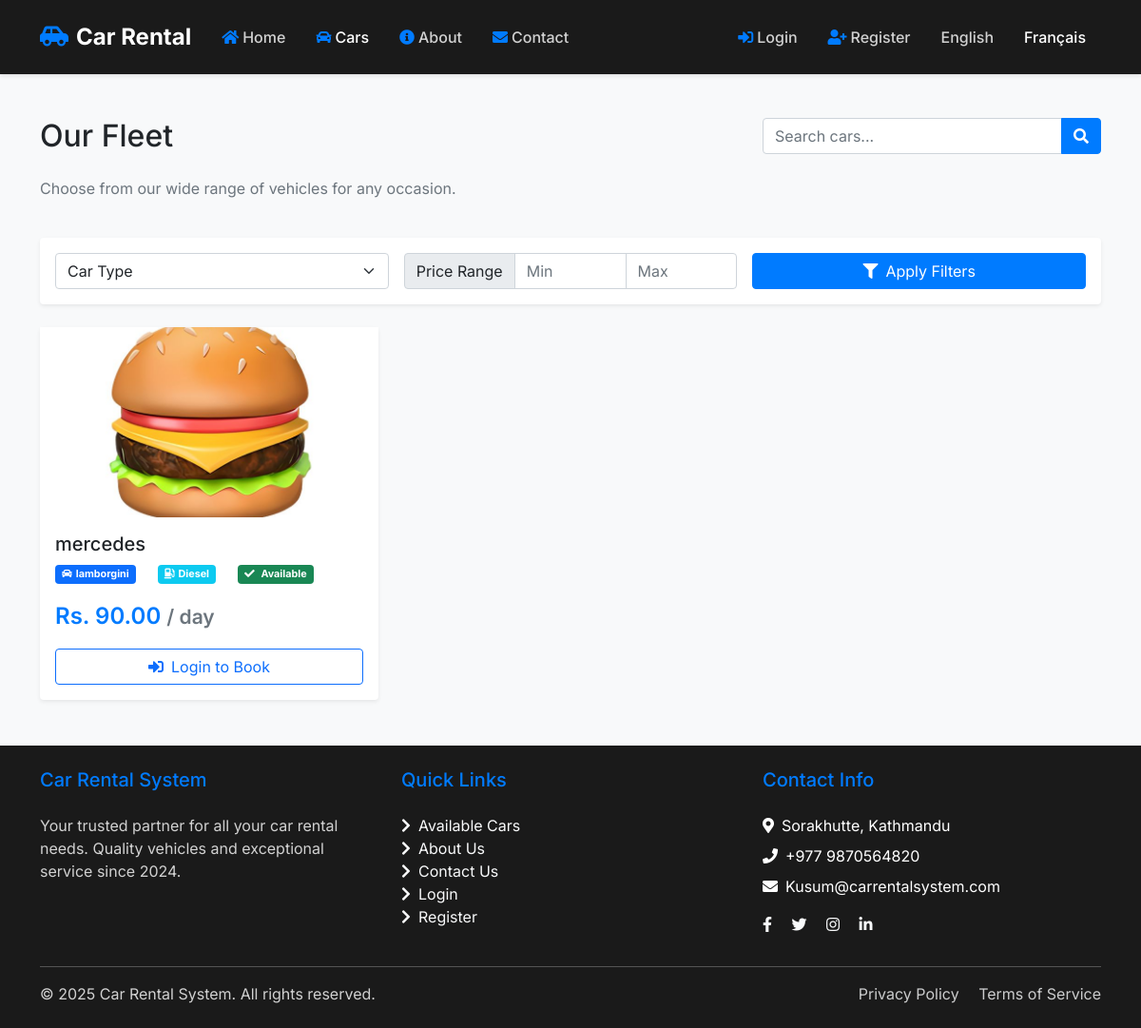
The app's page /cars.php with its own data.
### tables this page shows
CREATE TABLE `cars` (
  `car_id` int(11) NOT NULL,
  `car_name` varchar(100) NOT NULL,
  `car_type` varchar(50) NOT NULL,
  `car_image` varchar(255) NOT NULL,
  `price` decimal(10,2) NOT NULL,
  `car_availability` enum('yes','no') NOT NULL DEFAULT 'yes',
  `fuel_type` varchar(50) NOT NULL
);

### includes/auth.php (called while the page is built, shortened)
<?php
function is_logged_in()
{
    return isset($_SESSION['logged_in']) && $_SESSION['logged_in'] === true;
}
function is_user_logged_in()
{
    return is_logged_in() && isset($_SESSION['role']) && $_SESSION['role'] === 'user';
}
?>

### cars.php (the view, shortened to what this page needs)
<?php
require_once 'includes/auth.php';
$conn = Connect();
$sql = "SELECT * FROM cars ORDER BY car_name";
$result = $conn->query($sql);
?>
<!DOCTYPE html>
<html lang="en">
<head>
    <?php include 'includes/header.php'; ?>
</head>
<body class="bg-light">
    <?php include 'includes/navigation.php'; ?>
    <div class="container py-5">
        <div class="row mb-4">
            <div class="col-md-8">
                <h2 class="mb-4">Our Fleet</h2>
                <p class="text-muted">Choose from our wide range of vehicles for any occasion.</p>
            </div>
            <div class="col-md-4">
                <div class="input-group">
                    <input type="text" class="form-control" id="searchCar" placeholder="Search cars...">
                    <button class="btn btn-primary" type="button">
                        <i class="fas fa-search"></i>
                    </button>
                </div>
            </div>
        </div>
        <div class="row mb-4">
            <div class="col-12">
                <div class="card shadow-sm">
                    <div class="card-body">
                        <div class="row g-3">
                            <div class="col-md-4">
                                <select class="form-select" id="carType">
                                    <option value="">Car Type</option>
                                </select>
                            </div>
                            <div class="col-md-4">
                                <div class="input-group">
                                    <span class="input-group-text">Price Range</span>
                                    <input type="number" class="form-control" id="minPrice" placeholder="Min">
                                    <input type="number" class="form-control" id="maxPrice" placeholder="Max">
                                </div>
                            </div>
                            <div class="col-md-4">
                                <button class="btn btn-primary w-100" id="applyFilters">
                                    <i class="fas fa-filter me-2"></i>Apply Filters
                                </button>
                            </div>
                        </div>
                    </div>
                </div>
            </div>
        </div>
        <div class="row row-cols-1 row-cols-md-3 g-4">
            <?php if ($result && $result->num_rows > 0): ?>
                <?php while($car = $result->fetch_assoc()): ?>
                    <div class="col">
                        <div class="card h-100 shadow-sm">
                            <?php if (!empty($car['car_image'])): ?>
                                <img src="<?php echo htmlspecialchars($car['car_image']); ?>"
                                     class="car-img-top"
                                     alt="<?php echo htmlspecialchars($car['car_name']); ?>">
                            <?php else: ?>
                                <img src="assets/img/cars/default.jpg"
                                     class="car-img-top"
                                     alt="Default car image">
                            <?php endif; ?>
                            <div class="card-body">
                                <h5 class="card-title"><?php echo htmlspecialchars($car['car_name']); ?></h5>
                                <div class="car-features mb-3">
                                    <span class="badge bg-primary me-2">
                                        <i class="fas fa-car me-1"></i><?php echo htmlspecialchars($car['car_type']); ?>
                                    </span>
                                    <span class="badge bg-info me-2">
                                        <i class="fas fa-gas-pump me-1"></i><?php echo htmlspecialchars($car['fuel_type'] ?? 'Petrol'); ?>
                                    </span>
                                    <span class="badge bg-<?php echo $car['car_availability'] === 'yes' ? 'success' : 'danger'; ?>">
                                        <i class="fas fa-<?php echo $car['car_availability'] === 'yes' ? 'check' : 'times'; ?> me-1"></i>
                                        <?php echo $car['car_availability'] === 'yes' ? 'Available' : 'Not Available'; ?>
                                    </span>
                                </div>
                                <div class="car-price mb-3">
                                    Rs. <?php echo number_format($car['price'], 2); ?> <small class="text-muted">/ day</small>
                                </div>
                                <?php if (is_user_logged_in()): ?>
                                    <a href="book.php?car_id=<?php echo $car['car_id']; ?>" class="btn btn-primary w-100">
                                        <i class="fas fa-calendar-check me-2"></i>Book Now
                                    </a>
                                <?php else: ?>
                                    <a href="login.php" class="btn btn-outline-primary w-100">
                                        <i class="fas fa-sign-in-alt me-2"></i>Login to Book
                                    </a>
                                <?php endif; ?>
                            </div>
                        </div>
                    </div>
                <?php endwhile; ?>
            <?php endif; ?>
        </div>
    </div>
    <?php include 'includes/footer.php'; ?>
</body>
</html>

### assets/css/style.css (style rules this page uses)
body { font-family: 'Inter', sans-serif; min-height: 100vh; display: flex; flex-direction: column; }
body { padding-top: 76px; }
.car-img-top { height: 200px; object-fit: cover; }
.car-features { display: flex; gap: 1rem; margin: 1rem 0; font-size: 0.9rem; }
.car-price { font-size: 1.5rem; font-weight: 600; color: #007bff; }
.card { transition: transform 0.2s; border: none; }
.btn-primary { background-color: #007bff; border-color: #007bff; }
.car-features { display: flex; gap: 15px; margin: 10px 0; }

### cars.php (style rules this page uses)
.car-img-top { width: 100%; height: 200px; object-fit: cover; object-position: center; }

### records on screen
cars: car_image (picture), car_name "mercedes", car_type "lamborgini", fuel_type "Diesel", car_availability "Available", price "90.00"

### other values on screen
__('Car Rental') "Car Rental"
__('Home') "Home"
__('Cars') "Cars"
__('About') "About"
__('Contact') "Contact"
__('Login') "Login"
__('Register') "Register"
__('Car Rental System') "Car Rental System"
__('Quick Links') "Quick Links"
__('Available Cars') "Available Cars"
__('About Us') "About Us"
__('Contact Us') "Contact Us"
__('Contact Info') "Contact Info"
__('Sorakhutte, Kathmandu') "Sorakhutte, Kathmandu"
__('All rights reserved.') "All rights reserved."
